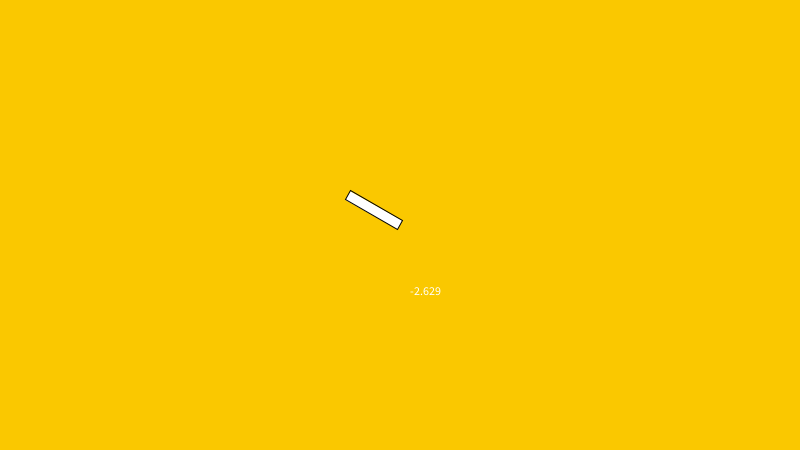
Frame 1 (no input)
Frame 60 (the mouse pressed at the canvas centre just before this capture): identical to frame 1, image omitted
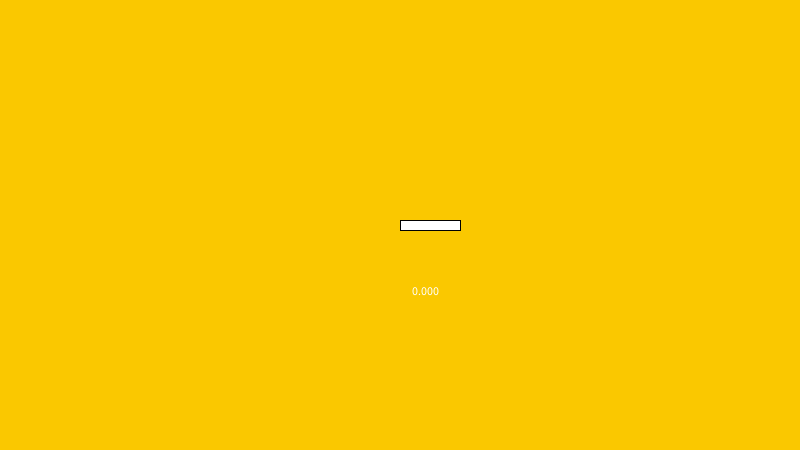
Frame 120 (the mouse held since frame 60 and released just before this capture)

The Processing sketch that drew these frames (run headless with seeded random() and noise(); from frame 60 on, the mouse is pressed at the canvas centre):

// Processing sketch: colour_wheel
// ── colour_wheel.pde
float hue;
color c;
float r;
float g;
float b;
float xPos;
float yPos;
 
void setup() {
  size(800, 450);
}
 
void draw() {
  background(250,200,0);
  
  translate(width/2, height/2);
  float a = atan2(mouseY-height/2, mouseX-width/2);
  text(a,10,70);
  rotate(a);
  
  // Draw a rectangle with translation and rotation above
  rect(0, -5, 60, 10);
}
